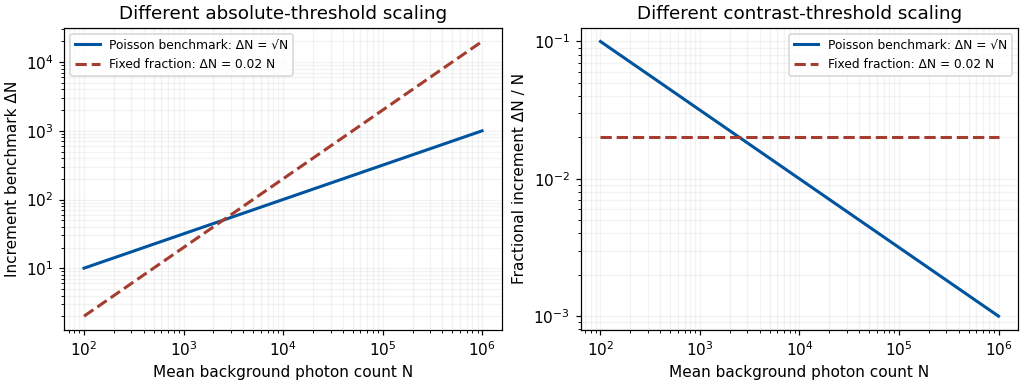

Write the Python code that produced this figure.
from pathlib import Path
import numpy as np
import matplotlib
matplotlib.use("Agg")
import matplotlib.pyplot as plt
plt.rcParams.update({"font.size":10,"figure.facecolor":"white","axes.facecolor":"white","savefig.facecolor":"white"})
fig,ax=plt.subplots(1,2,figsize=(9.3,3.5),layout="constrained")
N=np.geomspace(100,1e6,500)
for delta,label,col,style in [(np.sqrt(N),"Poisson benchmark: ΔN = √N","#00549f","-"),(.02*N,"Fixed fraction: ΔN = 0.02 N","#a43c30","--")]:
 ax[0].loglog(N,delta,label=label,color=col,lw=2,ls=style)
 ax[1].loglog(N,delta/N,label=label,color=col,lw=2,ls=style)
ax[0].set(xlabel="Mean background photon count N",ylabel="Increment benchmark ΔN",title="Different absolute-threshold scaling")
ax[1].set(xlabel="Mean background photon count N",ylabel="Fractional increment ΔN / N",title="Different contrast-threshold scaling")
for a in ax:a.grid(alpha=.15,which="both");a.legend(fontsize=8)
fig.savefig(Path.cwd()/"2022-sensitivity-benchmarks.png",dpi=110,transparent=False)
